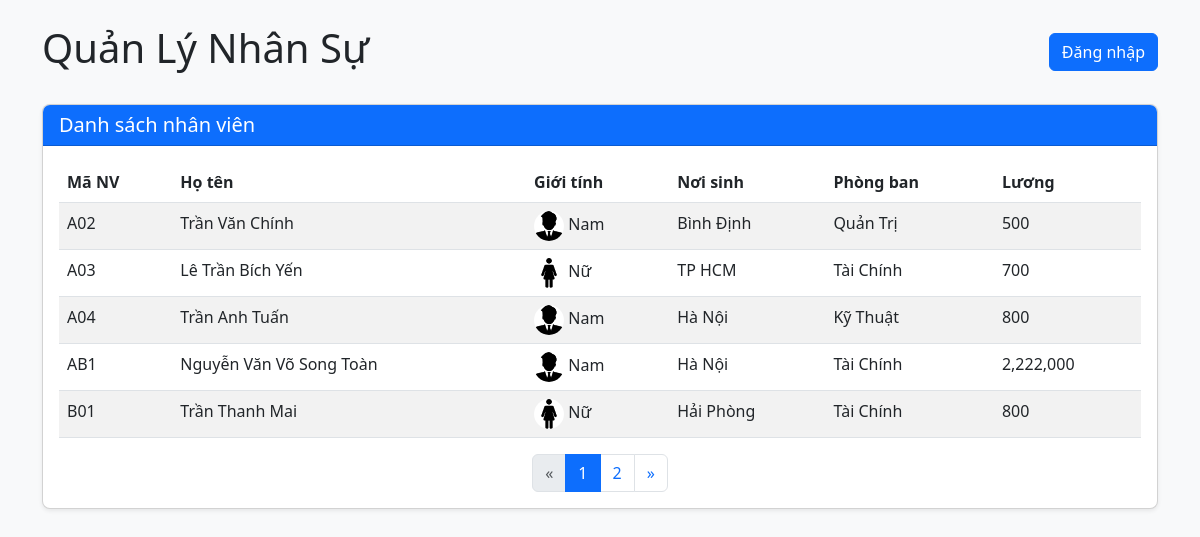
The page / on the database its author committed.
### tables this page shows
CREATE TABLE `nhanvien` (
  `Ma_NV` varchar(3) NOT NULL,
  `Ten_NV` varchar(100) NOT NULL,
  `Phai` varchar(3) DEFAULT NULL,
  `Noi_Sinh` varchar(200) DEFAULT NULL,
  `Ma_Phong` varchar(2) DEFAULT NULL,
  `Luong` int(11) DEFAULT NULL
);

CREATE TABLE `phongban` (
  `Ma_Phong` varchar(2) NOT NULL,
  `Ten_Phong` varchar(30) NOT NULL
);

### index.php (the view, shortened to what this page needs)
<?php
require_once 'config/database.php';
$isLoggedIn = isset($_SESSION['user_id']);
$isAdmin = $isLoggedIn && $_SESSION['role'] === 'admin';
$page = isset($_GET['page']) ? $_GET['page'] : 1;
$limit = 5;
$offset = ($page - 1) * $limit;
$totalQuery = "SELECT COUNT(*) as total FROM nhanvien";
$totalResult = $conn->query($totalQuery);
$totalRow = $totalResult->fetch_assoc();
$totalEmployees = $totalRow['total'];
$totalPages = ceil($totalEmployees / $limit);
$query = "SELECT nv.*, pb.Ten_Phong
          FROM nhanvien nv
          LEFT JOIN phongban pb ON nv.Ma_Phong = pb.Ma_Phong
          LIMIT $limit OFFSET $offset";
$result = $conn->query($query);
?>
<!DOCTYPE html>
<html lang="vi">
<head>
    <link rel="stylesheet" href="https://cdn.jsdelivr.net/npm/bootstrap@5.3.0/dist/css/bootstrap.min.css">
    <link rel="stylesheet" href="https://cdnjs.cloudflare.com/ajax/libs/font-awesome/6.4.0/css/all.min.css">
    <link rel="stylesheet" href="assets/css/style.css">
</head>
<body>
    <div class="container mt-4">
        <header class="mb-4">
            <div class="d-flex justify-content-between align-items-center">
                <h1>Quản Lý Nhân Sự</h1>
                <div>
                    <?php if ($isLoggedIn): ?>
                        <span class="me-2">
                            Xin chào, <strong><?php echo htmlspecialchars($_SESSION['username']); ?></strong>
                            (<?php echo $_SESSION['role'] === 'admin' ? 'Quản trị viên' : 'Người dùng'; ?>)
                        </span>
                        <a href="?logout=1" class="btn btn-outline-danger">Đăng xuất</a>
                    <?php else: ?>
                        <a href="login.php" class="btn btn-primary">Đăng nhập</a>
                    <?php endif; ?>
                </div>
            </div>
        </header>
        <div class="card">
            <div class="card-header bg-primary text-white">
                <h5 class="mb-0">Danh sách nhân viên</h5>
            </div>
            <div class="card-body">
                <div class="table-responsive">
                    <table class="table table-striped table-hover">
                        <thead>
                            <tr>
                                <th>Mã NV</th>
                                <th>Họ tên</th>
                                <th>Giới tính</th>
                                <th>Nơi sinh</th>
                                <th>Phòng ban</th>
                                <th>Lương</th>
                            </tr>
                        </thead>
                        <tbody>
                            <?php if ($result->num_rows > 0): ?>
                                <?php while ($row = $result->fetch_assoc()): ?>
                                    <tr>
                                        <td><?php echo htmlspecialchars($row['Ma_NV']); ?></td>
                                        <td><?php echo htmlspecialchars($row['Ten_NV']); ?></td>
                                        <td>
                                            <?php if ($row['Phai'] === 'NAM'): ?>
                                                <img src="assets/images/man.jpg" alt="Nam" width="30" height="30" class="rounded-circle">
                                                Nam
                                            <?php else: ?>
                                                <img src="assets/images/woman.jpg" alt="Nữ" width="30" height="30" class="rounded-circle">
                                                Nữ
                                            <?php endif; ?>
                                        </td>
                                        <td><?php echo htmlspecialchars($row['Noi_Sinh']); ?></td>
                                        <td><?php echo htmlspecialchars($row['Ten_Phong']); ?></td>
                                        <td><?php echo number_format($row['Luong']); ?></td>
                                    </tr>
                                <?php endwhile; ?>
                            <?php else: ?>
                                <tr>
                                    <td colspan="<?php echo $isAdmin ? 7 : 6; ?>" class="text-center">Không có nhân viên nào</td>
                                </tr>
                            <?php endif; ?>
                        </tbody>
                    </table>
                </div>
                <?php if ($totalPages > 1): ?>
                    <nav aria-label="Page navigation">
                        <ul class="pagination justify-content-center">
                            <li class="page-item <?php echo ($page <= 1) ? 'disabled' : ''; ?>">
                                <a class="page-link" href="?page=<?php echo $page - 1; ?>" aria-label="Previous">
                                    <span aria-hidden="true">&laquo;</span>
                                </a>
                            </li>
                            <?php for ($i = 1; $i <= $totalPages; $i++): ?>
                                <li class="page-item <?php echo ($page == $i) ? 'active' : ''; ?>">
                                    <a class="page-link" href="?page=<?php echo $i; ?>"><?php echo $i; ?></a>
                                </li>
                            <?php endfor; ?>
                            <li class="page-item <?php echo ($page >= $totalPages) ? 'disabled' : ''; ?>">
                                <a class="page-link" href="?page=<?php echo $page + 1; ?>" aria-label="Next">
                                    <span aria-hidden="true">&raquo;</span>
                                </a>
                            </li>
                        </ul>
                    </nav>
                <?php endif; ?>
            </div>
        </div>
    </div>
</body>
</html>

### assets/css/style.css (style rules this page uses)
body { font-family: "Segoe UI", Tahoma, Geneva, Verdana, sans-serif; background-color: #f8f9fa; }
.table img { object-fit: cover; }
.card { box-shadow: 0 0.125rem 0.25rem rgba(0, 0, 0, 0.075); border-radius: 0.5rem; overflow: hidden; }
.card-header { background-color: #0d6efd; color: white; font-weight: 500; }
.pagination { margin-bottom: 0; }

### rows shown on the page
nhanvien: Ma_NV "A02", Ten_NV "Trần Văn Chính", Noi_Sinh "Bình Định", Ma_Phong.Ten_Phong "Quản Trị", Luong "500"
nhanvien: Ma_NV "A03", Ten_NV "Lê Trần Bích Yến", Noi_Sinh "TP HCM", Ma_Phong.Ten_Phong "Tài Chính", Luong "700"
nhanvien: Ma_NV "A04", Ten_NV "Trần Anh Tuấn", Noi_Sinh "Hà Nội", Ma_Phong.Ten_Phong "Kỹ Thuật", Luong "800"
nhanvien: Ma_NV "AB1", Ten_NV "Nguyễn Văn Võ Song Toàn", Noi_Sinh "Hà Nội", Ma_Phong.Ten_Phong "Tài Chính", Luong "2,222,000"
nhanvien: Ma_NV "B01", Ten_NV "Trần Thanh Mai", Noi_Sinh "Hải Phòng", Ma_Phong.Ten_Phong "Tài Chính", Luong "800"
